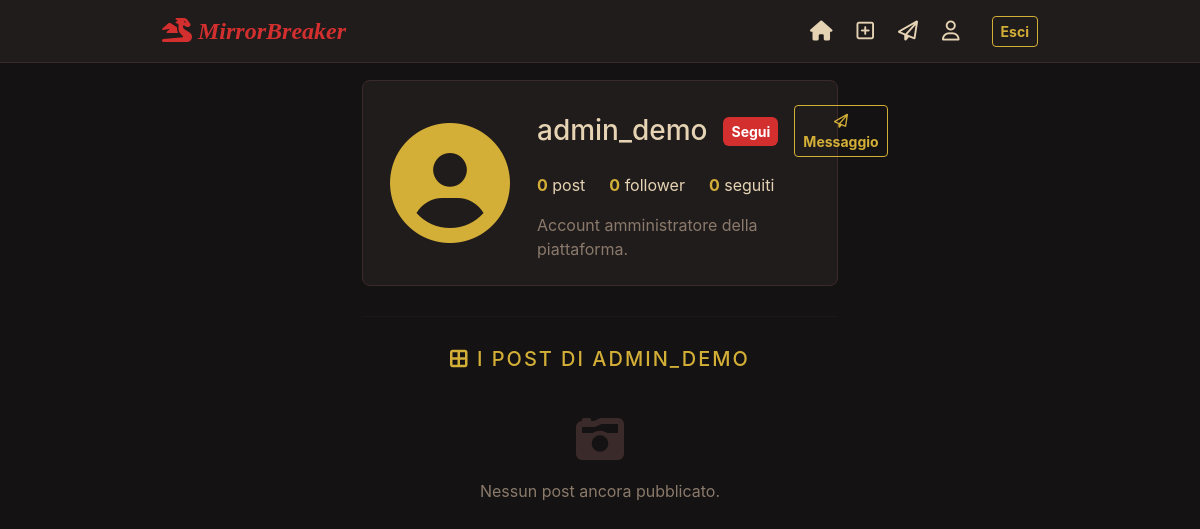
Before: /profilo/admin_demo/ (signed in) with the older database file.
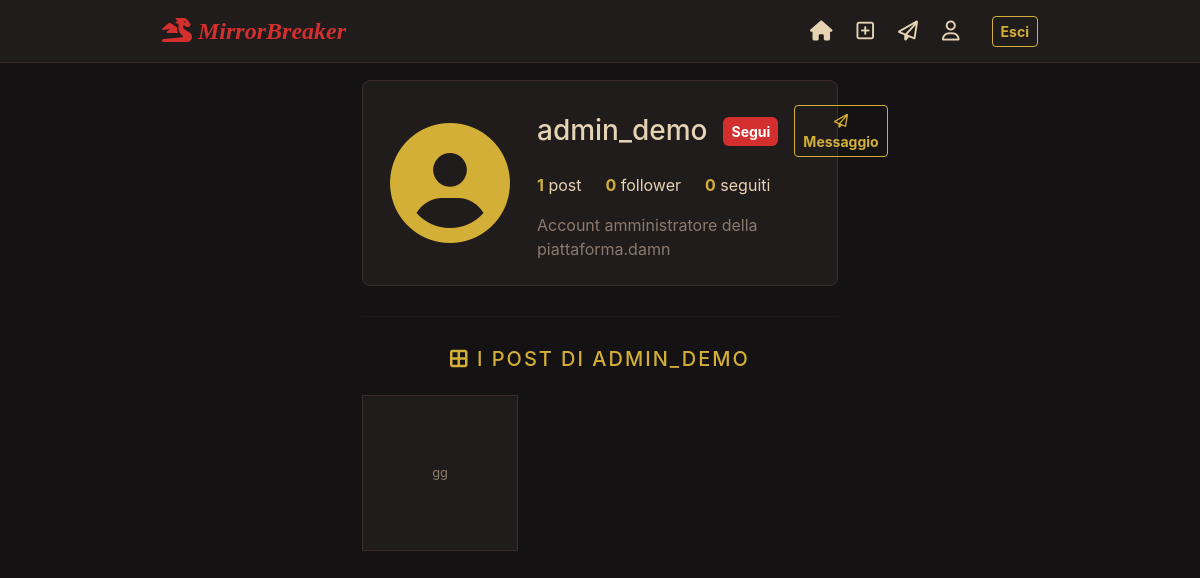
After: the same page with the newer database file.
### users/models.py (models this page shows, shortened)
class CustomUser(AbstractUser):
    ROLE_CHOICES = (
        ('standard',  'Utente Standard'),
        ('moderator', 'Moderatore'),
    )
    ruolo = models.CharField(max_length=20, choices=ROLE_CHOICES, default='standard')
    immagine_profilo = models.ImageField(upload_to='avatars/', null=True, blank=True)
    bio              = models.TextField(max_length=500, blank=True)
    link_sito        = models.URLField(max_length=200, blank=True)
    data_nascita     = models.DateField(null=True, blank=True)
    account_privato  = models.BooleanField(default=False)
    is_banned        = models.BooleanField(default=False)   # gestito dal moderatore
    following = models.ManyToManyField(
        'self',
        symmetrical=False,
        related_name='followers',
        blank=True,
    )
    richieste_follow = models.ManyToManyField(
        'self',
        symmetrical=False,
        related_name='richieste_in_arrivo',
        blank=True,
    )
    @property
    def num_followers(self):
        return self.followers.count()
    @property
    def num_following(self):
        return self.following.count()
    @property
    def num_post(self):
        return self.posts.filter(archiviato=False, eliminato_da_moderatore=False).count()
    @property
    def is_moderator(self):
        return self.ruolo == 'moderator'

### posts/models.py (models this page shows, shortened)
class Post(models.Model):
    autore         = models.ForeignKey(
        settings.AUTH_USER_MODEL,       # <-- mai importare CustomUser direttamente
        on_delete=models.CASCADE,
        related_name='posts',           # user.posts.all()
    )
    caption        = models.TextField(max_length=2200, blank=True)
    data_creazione = models.DateTimeField(default=timezone.now)
    aggiornato_il  = models.DateTimeField(auto_now=True)
    archiviato     = models.BooleanField(default=False)
    eliminato_da_moderatore = models.BooleanField(default=False)
    like       = models.ManyToManyField(settings.AUTH_USER_MODEL, related_name='post_con_like',  blank=True)
    salvati_da = models.ManyToManyField(settings.AUTH_USER_MODEL, related_name='post_salvati',   blank=True)
    class Meta:
        ordering = ['-data_creazione']

### users/views.py (the view)
# urls.py: path('profilo/<str:username>/', views.profilo_view,                name='profilo'),
@login_required
def profilo_view(request, username):
    profilo = get_object_or_404(CustomUser, username=username)
    post_list = profilo.posts.filter(archiviato=False, eliminato_da_moderatore=False)
    if profilo.account_privato and request.user not in profilo.followers.all() and request.user != profilo:
        post_list = profilo.post.none()
    context = {
        'profilo':        profilo,
        'post_list':      post_list,
        'is_following':   request.user in profilo.followers.all(),
        'pending_request': request.user in profilo.richieste_in_arrivo.all(),
    }
    return render(request, 'users/profilo.html', context)

### templates/users/profilo.html (shortened to what the changed rows need)
{% extends 'base.html' %}
{% load static %}
{% block content %}
<div class="row justify-content-center mt-4">
    <div class="col-md-10">
        <div class="post-card p-4 mb-4">
            <div class="row align-items-center">
                <div class="col-8">
                    <div class="d-flex align-items-center gap-3 mb-3">
                        <h3 class="m-0" style="color: var(--kiki-text-main);">{{ profilo.username }}</h3>
                        {% if request.user == profilo %}
                            <a href="{% url 'users:modifica_profilo' %}" class="btn btn-sm btn-kiki-outline">Modifica Profilo</a>
                        {% else %}
                            <form action="{% url 'users:toggle_follow' profilo.username %}" method="POST" class="m-0">
                                {% if is_following %}
                                    <button type="submit" class="btn btn-sm btn-kiki-outline">Smetti di seguire</button>
                                {% elif pending_request %}
                                    <button type="submit" class="btn btn-sm btn-secondary" disabled>Richiesta inviata</button>
                                {% else %}
                                    <button type="submit" class="btn btn-sm btn-kiki">Segui</button>
                                {% endif %}
                            </form>
                            <a href="{% url 'messaggi:conversazione' profilo.username %}" class="btn btn-sm btn-kiki-outline">
                                <i class="fa-regular fa-paper-plane"></i> Messaggio
                            </a>
                        {% endif %}
                    </div>
                    <div class="d-flex gap-4 mb-3" style="color: var(--kiki-text-main);">
                        <div><strong style="color: var(--kiki-gold);">{{ profilo.num_post }}</strong> post</div>
                        <div><strong style="color: var(--kiki-gold);">{{ profilo.num_followers }}</strong> follower</div>
                        <div><strong style="color: var(--kiki-gold);">{{ profilo.num_following }}</strong> seguiti</div>
                    </div>
                    <div>
                        {% if profilo.bio %}
                            <div class="mt-1" style="white-space: pre-line; color: var(--kiki-text-muted);">{{ profilo.bio }}</div>
                        {% endif %}
                    </div>
                </div>
            </div>
        </div>
        <hr style="border-color: var(--kiki-border); margin: 30px 0;">
        <h5 class="text-center mb-4" style="color: var(--kiki-gold); letter-spacing: 2px;"><i class="fa-solid fa-border-all"></i> I POST DI {{ profilo.username|upper }}</h5>
        <div class="row g-1">
            {% for post in post_list %}
                <div class="col-4">
                    <a href="{% url 'posts:dettaglio' post.pk %}" class="d-block position-relative" style="aspect-ratio: 1/1; overflow: hidden; background-color: var(--kiki-card-bg); border: 1px solid var(--kiki-border);">
                        {% if post.media.all %}
                            {% with media=post.media.first %}
                                {% if media.tipo == 'immagine' %}
                                    <img src="{{ media.file.url }}" class="w-100 h-100" style="object-fit: cover;">
                                {% elif media.tipo == 'video' %}
                                    <div class="w-100 h-100 d-flex justify-content-center align-items-center">
                                        <i class="fa-solid fa-video fs-2" style="color: var(--kiki-text-muted);"></i>
                                    </div>
                                {% endif %}
                            {% endwith %}
                        {% else %}
                            <div class="w-100 h-100 d-flex justify-content-center align-items-center p-2 text-center" style="color: var(--kiki-text-muted); font-size: 0.8rem;">
                                {{ post.caption|truncatechars:40 }}
                            </div>
                        {% endif %}
                    </a>
                </div>
            {% empty %}
                <div class="col-12 text-center mt-4">
                    <i class="fa-solid fa-camera-retro fa-3x mb-3" style="color: var(--kiki-border);"></i>
                    <p class="text-muted">Nessun post ancora pubblicato.</p>
                </div>
            {% endfor %}
        </div>
    </div>
</div>
{% endblock %}

Changed rows visible on the page:
changed CustomUser "admin_demo": num_post "0" → "1"; bio "Account amministratore della piattaforma." → "Account amministratore della piattaforma.damn"
added Post: caption "gg"
Other visible differences:
text no longer shown: "Nessun post ancora pubblicato."
